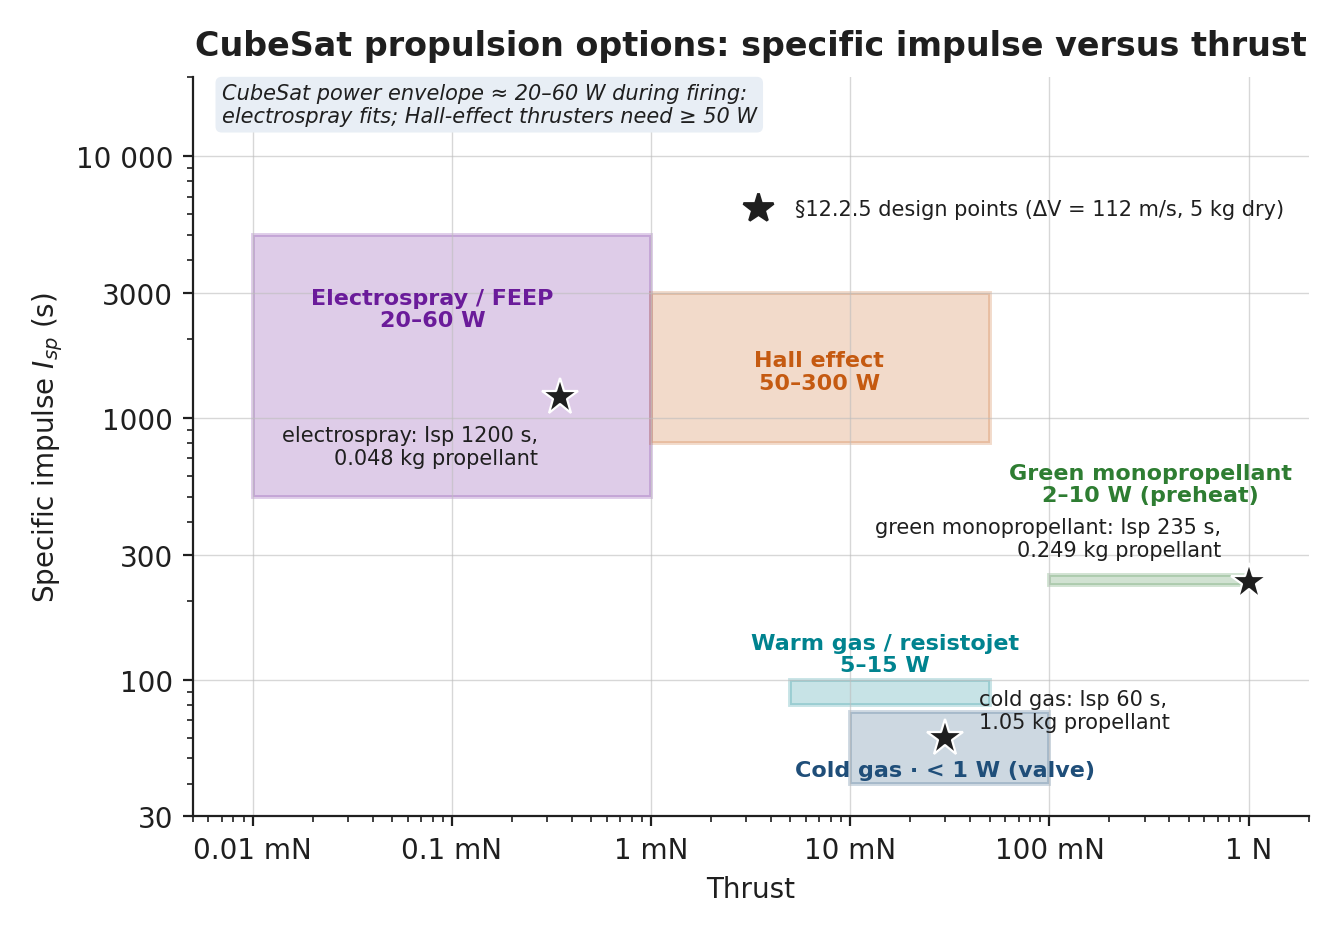

Python code for this plot:
"""Specific impulse versus thrust map of CubeSat propulsion options (Ch 12 §12.2.3).

Regions are the Isp and thrust ranges of the §12.2.5 comparison table (cold gas
40–75 s / 10–100 mN; warm gas 80–100 s / 5–50 mN; green monopropellant
230–250 s / 0.1–1 N; electrospray/FEEP 500–5000 s / 0.01–1 mN; Hall effect
800–3000 s / 1–50 mN), each annotated with its power during firing from the
same table. The three §12.2.5 worked-example design points (ΔV = 112 m/s,
5 kg dry) are marked at the Isp used in the example and a representative
thrust from the products named in §12.2.3 (VACCO/Busek-class cold gas ≈ 30 mN,
Aerojet MPS-130 class 1 N, Enpulsion NANO class 0.35 mN).
"""
from pathlib import Path

import matplotlib.pyplot as plt
from matplotlib.patches import Rectangle
from oer_style import apply_style, COLORS, save

apply_style()

# (name, thrust range N, Isp range s, colour, power label)
regions = [
    ("Cold gas", (10e-3, 100e-3), (40, 75), COLORS["accent"], "< 1 W (valve)"),
    ("Warm gas / resistojet", (5e-3, 50e-3), (80, 100), COLORS["accent_6"], "5–15 W"),
    ("Green monopropellant", (0.1, 1.0), (230, 250), COLORS["accent_3"], "2–10 W (preheat)"),
    ("Electrospray / FEEP", (0.01e-3, 1e-3), (500, 5000), COLORS["accent_4"], "20–60 W"),
    ("Hall effect", (1e-3, 50e-3), (800, 3000), COLORS["accent_2"], "50–300 W"),
]

fig, ax = plt.subplots(figsize=(7.2, 4.8))
for name, (f0, f1), (i0, i1), col, pw in regions:
    ax.add_patch(Rectangle((f0, i0), f1 - f0, i1 - i0, facecolor=col, alpha=0.22,
                           edgecolor=col, lw=1.4))
# labels (placed by hand to avoid overlaps)
lab = {
    "Cold gas": (30e-3, 45, "Cold gas · < 1 W (valve)"),
    "Warm gas / resistojet": (15e-3, 125, "Warm gas / resistojet\n5–15 W"),
    "Green monopropellant": (0.32, 560, "Green monopropellant\n2–10 W (preheat)"),
    "Electrospray / FEEP": (0.08e-3, 2600, "Electrospray / FEEP\n20–60 W"),
    "Hall effect": (7e-3, 1500, "Hall effect\n50–300 W"),
}
for name, (f0, f1), (i0, i1), col, pw in regions:
    x, y, text = lab[name]
    ax.text(x, y, text, ha="center", va="center", fontsize=8, color=col, fontweight="bold",
            linespacing=1.15)

# CubeSat power envelope note
ax.text(0.007e-3, 19000,
        "CubeSat power envelope ≈ 20–60 W during firing:\n"
        "electrospray fits; Hall-effect thrusters need ≥ 50 W",
        ha="left", va="top", fontsize=7.5, style="italic", color=COLORS["ink"],
        bbox=dict(boxstyle="round,pad=0.3", facecolor=COLORS["band"], edgecolor="none"))

# §12.2.5 worked-example design points (ΔV = 112 m/s, m_dry = 5 kg)
pts = [
    (30e-3, 60, "cold gas: Isp 60 s,\n1.05 kg propellant", (12, 2)),
    (1.0, 235, "green monopropellant: Isp 235 s,\n0.249 kg propellant", (-10, 8)),
    (0.35e-3, 1200, "electrospray: Isp 1200 s,\n0.048 kg propellant", (-8, -10)),
]
for f, isp, text, off in pts:
    ax.plot(f, isp, marker="*", ms=14, color=COLORS["ink"], markeredgecolor="white",
            markeredgewidth=0.8, zorder=5)
    ax.annotate(text, xy=(f, isp), xytext=off, textcoords="offset points", fontsize=7.5,
                ha="center" if off[0] == 0 else ("right" if off[0] < 0 else "left"),
                va="top" if off[1] < 0 else "bottom", color=COLORS["ink"], zorder=6)
ax.plot([], [], marker="*", ms=11, color=COLORS["ink"], ls="none",
        label="§12.2.5 design points (ΔV = 112 m/s, 5 kg dry)")

ax.set_xscale("log")
ax.set_yscale("log")
ax.set_xlim(5e-6, 2.0)
ax.set_ylim(30, 20000)
ax.set_xticks([1e-5, 1e-4, 1e-3, 1e-2, 1e-1, 1])
ax.set_xticklabels(["0.01 mN", "0.1 mN", "1 mN", "10 mN", "100 mN", "1 N"])
ax.set_yticks([30, 100, 300, 1000, 3000, 10000])
ax.set_yticklabels(["30", "100", "300", "1000", "3000", "10 000"])
ax.set_xlabel("Thrust")
ax.set_ylabel("Specific impulse $I_{sp}$ (s)")
ax.grid(True, which="major")
ax.grid(False, which="minor")
ax.legend(loc="upper right", bbox_to_anchor=(0.995, 0.86), fontsize=7.5)
ax.set_title("CubeSat propulsion options: specific impulse versus thrust", pad=8)
save(fig, Path(__file__).stem)
